Frame 1 (no input): blank canvas, image omitted
Frame 60 (the mouse pressed at the canvas centre just before this capture): blank canvas, image omitted
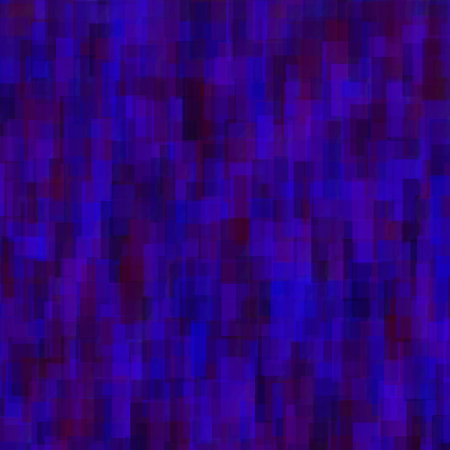
Frame 120 (the mouse held since frame 60 and released just before this capture)

The Processing sketch whose frames 1 and 60 were blank and that drew this single picture after the mouse press (run headless with seeded random() and noise(); from frame 60 on, the mouse is pressed at the canvas centre):

// Processing sketch: processing_20622
// ── processing_20622.pde

void setup () {

size (450, 450);
background (255);
smooth();

}

void draw () {
noStroke();


if (mousePressed) {
rectMode(CENTER);

for (int x = 10; x<width+50; x +=10) {

for (int y = 10; y<height+50; y+=20) {
  
fill (random(0,90), 0, random(0,255), 80);

rect (x, y, random(50,100),random(50,70));

fill (random(0,90), random(0,100), random(0,255), 40);
ellipse (x, y, 50, 50);
}
}

}

}                
